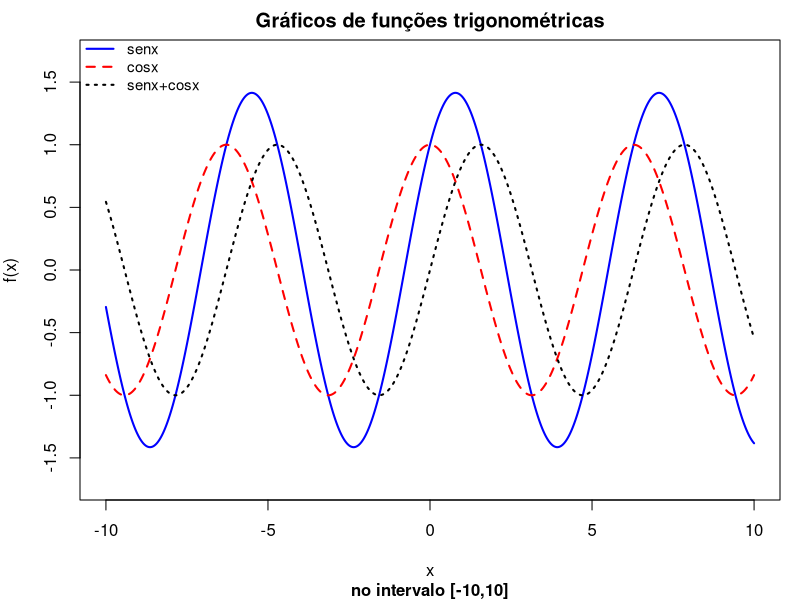
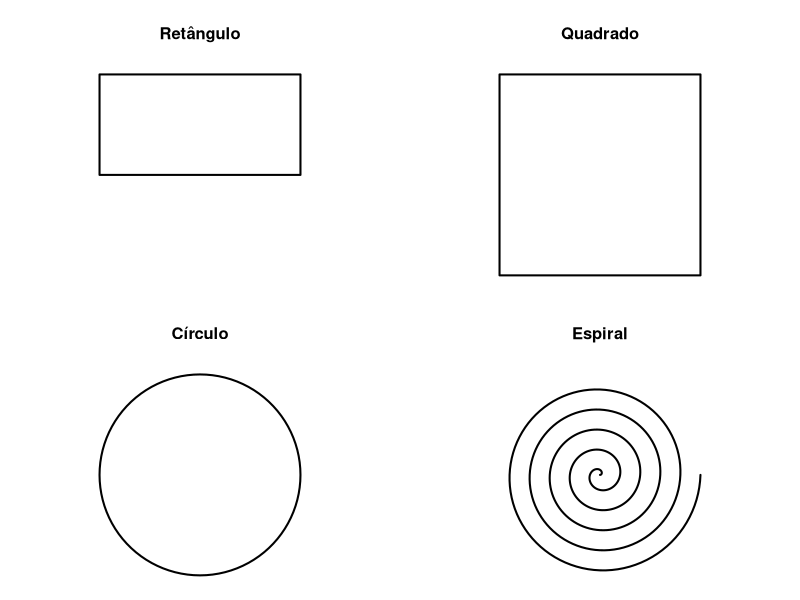
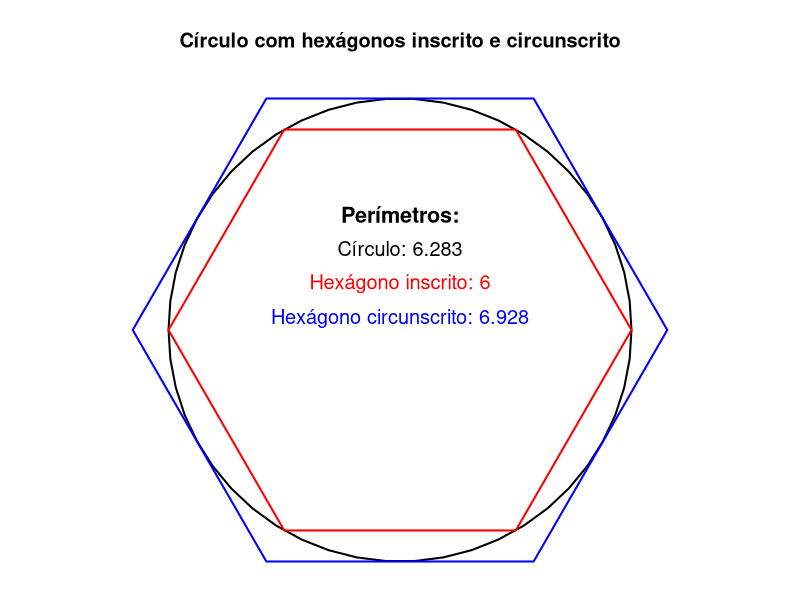
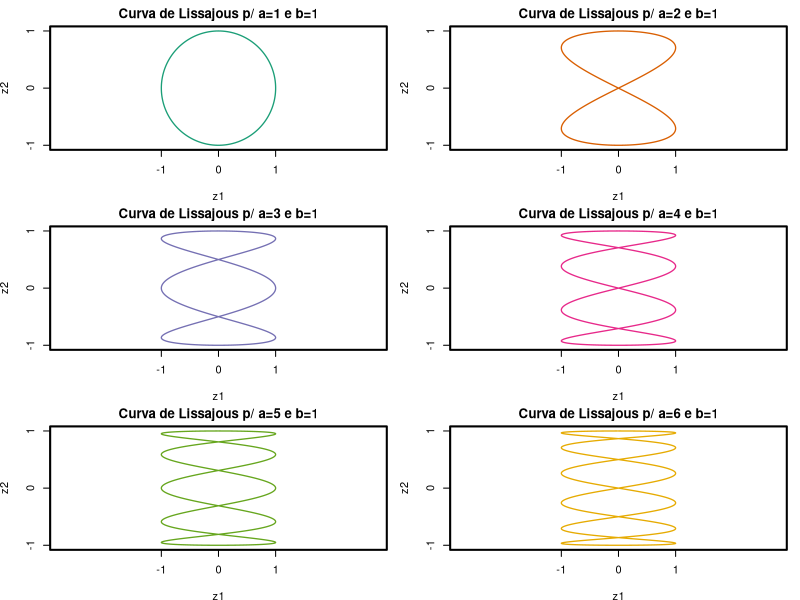
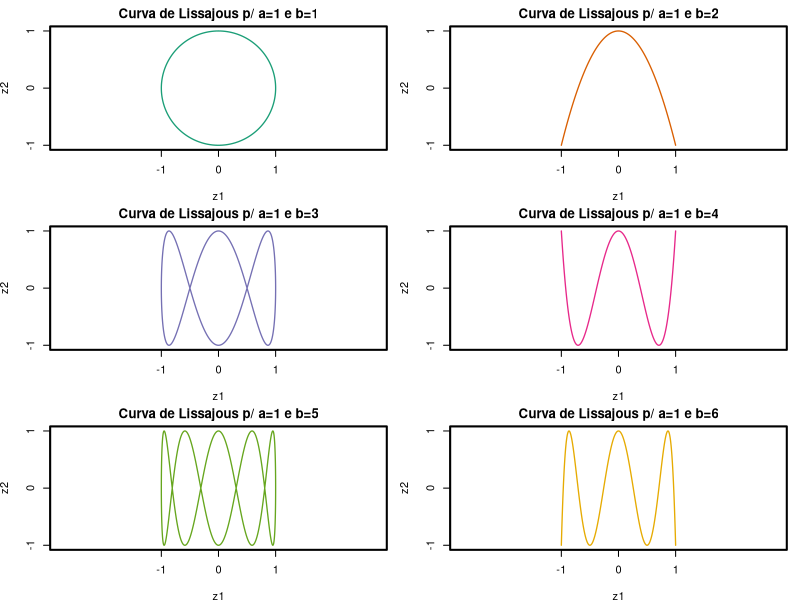
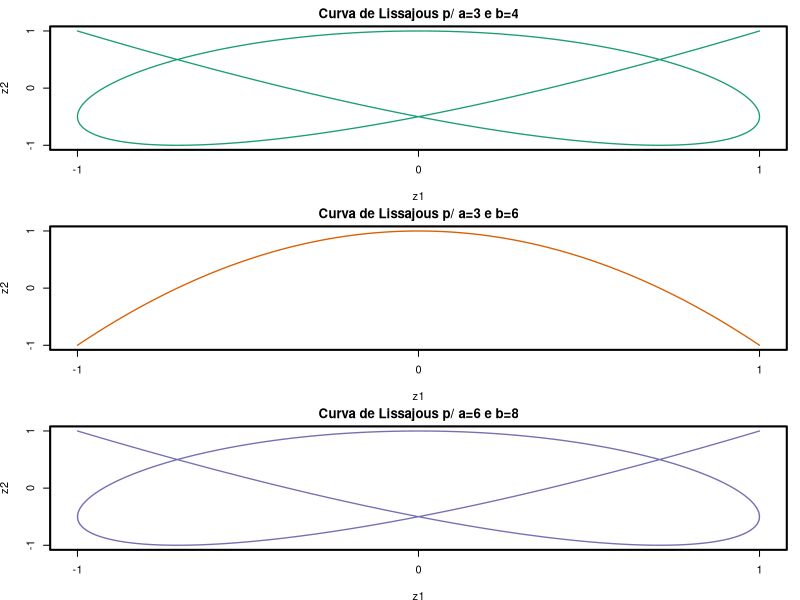
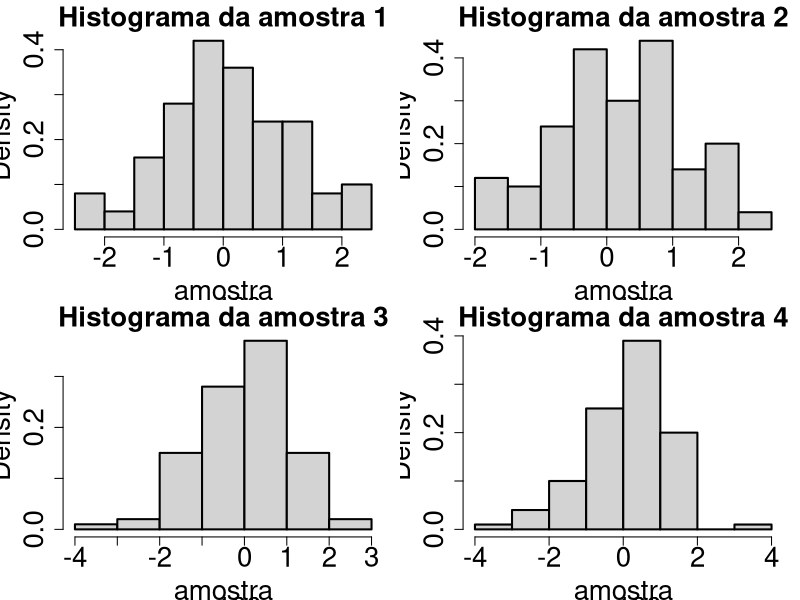

The R source for these figures, in order:
## ---- chunk 1
knitr::opts_chunk$set(fig.align = "center")
## ---- chunk 2
#ajustando margens
par(mar=c(5,4,2,1))
#base do plot
plot(x=0,y=0,type="n",xlim=c(-10,10),ylim=c(-1.7,1.7),xlab="x",
     ylab="f(x)",main="Gráficos de funções trigonométricas",
     sub="no intervalo [-10,10]",font.sub=2)
#deixa as linhas mais grossas
#(se eu colocar no par() anterior ele deixa a caixa do plot grossona)
par(lwd=2)

#curvas
curve(sin(x)+cos(x),n=1000,from=-10,to=10, col="blue",add=T)
curve(cos,n=1000,from=-10,to=10, col="red",lty=2,add=T)
curve(sin,n=1000,from=-10,to=10,lty=3,add=T)

#legenda
legend("topleft", inset=c(-0.01,-.02),
       c("senx", "cosx","senx+cosx"),col=c("blue","red","black"),
       lty=1:3,xpd=T,bty="n",cex=.9)
## ---- chunk 3

par(mfrow=c(2,2),mar=c(1,1,4,1),lwd=2)

# A) retângulo
x<- c(-1,-1,1,1,-1)
y<- c(0,1,1,0,0)
plot(x=x,y=y,type="l",
     axes=F,xlim=c(-1,1),ylim=c(-1,1),asp=1, main="Retângulo")

# B) quadrado
x<- c(-1,-1,1,1,-1)
y<- c(-1,1,1,-1,-1)
plot(x=x,y=y,type="l",
     axes=F,xlim=c(-1,1),ylim=c(-1,1),asp=1, main="Quadrado")

##para fazer o circulo e a espiral, usei coordenadas polares (para facilitar)

# C) circulo
teta<- 2*pi*seq(0,1,0.01)
x <- cos(teta)
y <- sin(teta)
plot(x=x,y=y,type="l",
     axes=F,xlim=c(-1,1),ylim=c(-1,1),asp=1, main="Círculo")

# D) espiral
teta<- 2*pi*seq(0,5,0.01)
r<- seq(0,1,length.out=length(teta))
x <- r*cos(teta)
y <- r*sin(teta)
plot(x=x, y=y,type="l",
     axes=F,xlim=c(-1,1),ylim=c(-1,1),asp=1, main="Espiral")

par(mfrow=c(1,1))

# E) círculo, com um hexágono inscrito e outro hexágono circunscrito.

##funcao que da coordenadas polares de poligono regular
##inscrito em circunferencia de raio r centrada na origem
coord <- function(n,r=1){
  angulos<- (0:n)*2*pi/n
  x <- r*cos(angulos)
  y <- r*sin(angulos)
  return(list(x=x,y=y))
}

##circulo
res<- coord(50)
plot(x=res$x,y=res$y,type="l",axes=F,xlim=c(-1,1),ylim=c(-1,1),
     xlab=NA,ylab=NA,asp=1,
     main="Círculo com hexágonos inscrito e circunscrito")
text(0,.5,"Perímetros:", font=2,cex=1.3)
text(0,.35,paste("Círculo:",round(2*pi,3)),cex=1.2)

##hexagono inscrito
res<- coord(6)
lines(x=res$x,y=res$y,col="red")
text(0,.20,paste("Hexágono inscrito:",12*sin(pi/6)),
     col="red",cex=1.2)

##hexagono circunscrito
res<- coord(6,r=1/cos(pi/6))
lines(x=res$x,y=res$y,col="blue")
text(0,.05,paste("Hexágono circunscrito:",round(12*tan(pi/6),3)),
     col="blue",cex=1.2)
## ---- chunk 4
#| fig-height: 6
#| fig-width: 6
par(mar=c(3.8,3.8,2,1),mfrow=c(3,2))
x<-seq(0,2*pi,0.01)
## A)
##variando a

paleta<- RColorBrewer::brewer.pal(6,"Dark2")
for(i in 1:6){
    z1<- sin(i*x)
    z2<- cos(x)
    plot(x=z1,y=z2,type="l",
         main=paste0("Curva de Lissajous p/ a=",i," e b=1"),
         col=paleta[i],lwd=1.3,axes=F,asp=1)
    box()
    axis(side=2,at=c(-1,0,1))
    axis(side=1,at=c(-1,0,1))
}

##variando b
z1<- sin(1*x)
for(i in 1:6){
    z2<- cos(i*x)
    plot(x=z1,y=z2,type="l",
         main=paste0("Curva de Lissajous p/ a=1 e b=",i),
         col=paleta[i],lwd=1.3,axes=F,asp=1)
    box()
    axis(side=2,at=c(-1,0,1))
    axis(side=1,at=c(-1,0,1))
}

## B)
par(mfrow=c(3,1))
a<-c(3,3,6)
b<-c(4,6,8)
for(i in 1:3){
    z1<- sin(a[i]*x)
    z2<- cos(b[i]*x)
    plot(x=z1,y=z2,type="l",
         main=paste0("Curva de Lissajous p/ a=",a[i]," e b=",b[i]),
         col=paleta[i],lwd=1.3,axes=F)
    box()
    axis(side=2,at=c(-1,0,1))
    axis(side=1,at=c(-1,0,1))
}
#Observa-se que, ao multiplicarmos o par (a,b) por um escalar (nesse caso 2),a figura se 
#mantém a mesma. Podemos, então, supor que a figura se altera de acordo com a razão a/b
#além disso, nos gráficos da letra A), podemos observar que os à esquerda
#da primeira figura são idênticos aos seus correspondentes da segunda, só que "deitados"
## ---- chunk 5
graficos <- function(n=100){
  op<-par(no.readonly=T)
  par(mfrow=c(2,2),cex.main=2,cex.sub=2,cex.lab=2,cex.axis=2)
  for(i in 1:4){
    amostra<-rnorm(n)
    hist(amostra,freq=F,main=paste("Histograma da amostra",i),
         sub=paste0("n=",n))
  }
  par(op)
}

graficos()
